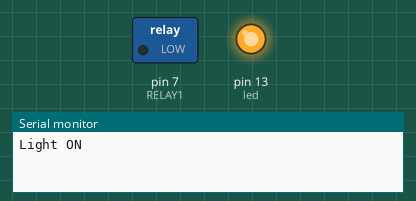
Recording of a sketch running on a simulated Arduino Uno, built with avr-gcc and run on an emulated ATmega328P. On the bench: switched loads named in the sketch (green lamp = pin HIGH), output pins drawn as LEDs (lit = HIGH), the last lines printed to the serial monitor.

Above: at 1.0 s.
At 3.0 s:
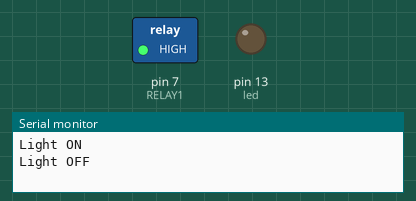
Timing chart, 0 to 5.2 s (numbered marks = the images above):
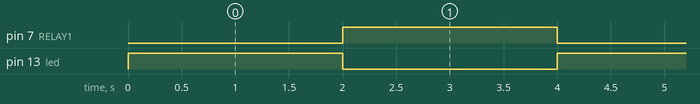

The sketch:

single_realy.ino
```cpp
#define RELAY1  7
int led = 13;
void setup()
{
  Serial.begin(9600);
  pinMode(RELAY1, OUTPUT);
  pinMode(led,OUTPUT);
  digitalWrite(RELAY1,HIGH);
}
void loop()
{
   digitalWrite(RELAY1,LOW);           // Turns ON Relays 1
   Serial.println("Light ON");
   digitalWrite(led,HIGH);
   delay(2000);                                      // Wait 2 seconds

   digitalWrite(RELAY1,HIGH);          // Turns Relay Off
   Serial.println("Light OFF");
   digitalWrite(led,LOW);
   delay(2000);
}
```

Measured:
- by itself, pin 7 (RELAY1), pin 13 (led): alternates HIGH for 2.0 s and LOW for 2.0 s
